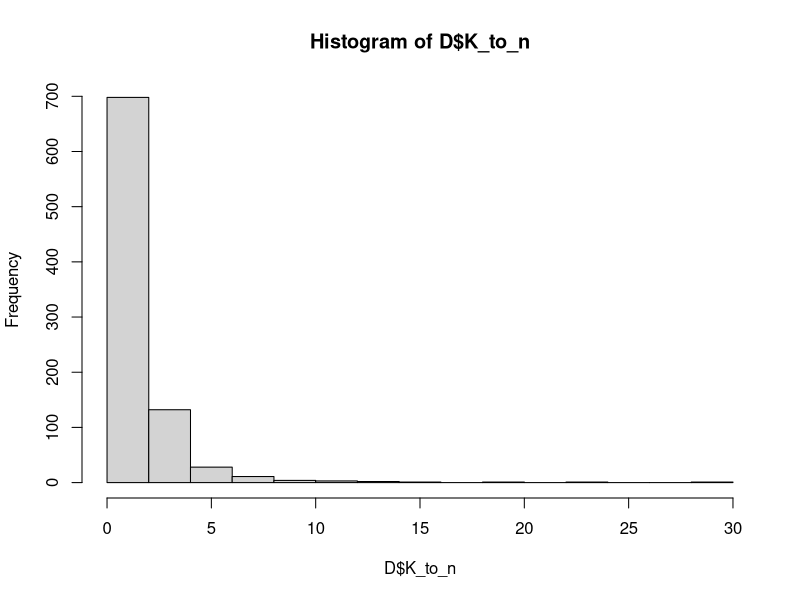
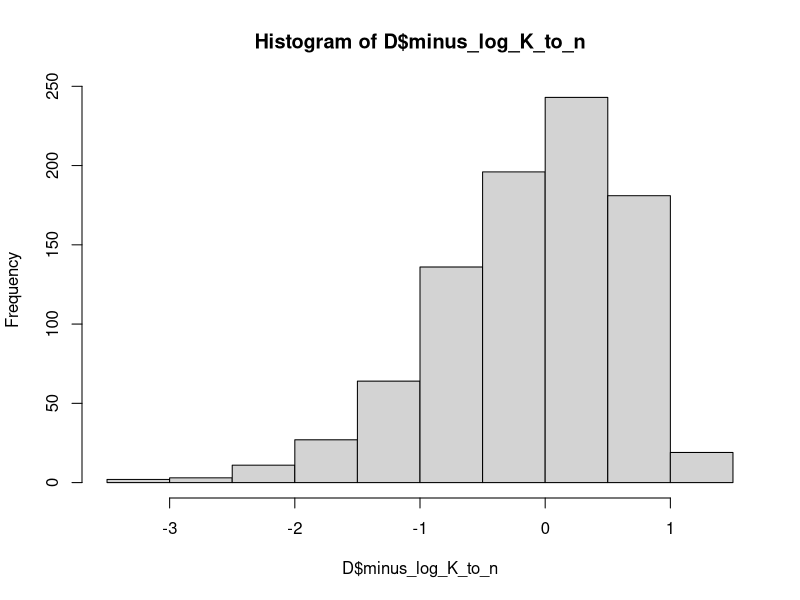
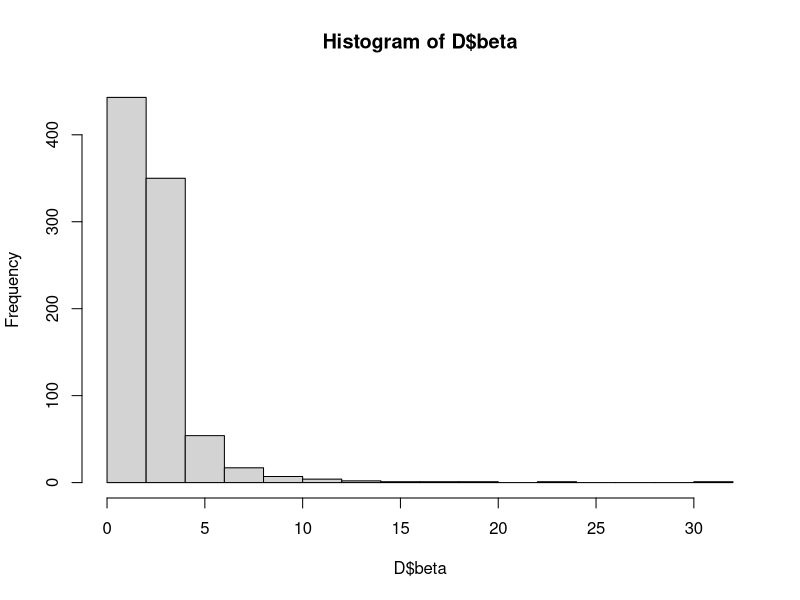

These charts were generated, in order, by the following R code:
library(data.table)
E = seq(0.4, 0.6, by = 0.01)
n = seq(1.39, 1.8, by = 0.01)
D = data.table(expand.grid(E, n ))
names(D) <- c("E", "n")
D[,K_to_n := 1/(E^(-n)-2)]
hist(D$K_to_n)
D[,minus_log_K_to_n := -log(1/(E^(-n)-2))]
hist(D$minus_log_K_to_n)
D[,beta := (E^n-1)/(2*E^n-1)]
hist(D$beta)
